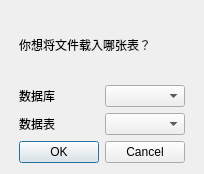
<?xml version="1.0" encoding="UTF-8"?>
<ui version="4.0">
 <class>TableChooseWindow</class>
 <widget class="QDialog" name="TableChooseWindow">
  <property name="geometry">
   <rect>
    <x>0</x>
    <y>0</y>
    <width>204</width>
    <height>174</height>
   </rect>
  </property>
  <property name="windowTitle">
   <string>Dialog</string>
  </property>
  <layout class="QHBoxLayout" name="horizontalLayout">
   <item>
    <spacer name="horizontalSpacer">
     <property name="orientation">
      <enum>Qt::Horizontal</enum>
     </property>
     <property name="sizeHint" stdset="0">
      <size>
       <width>5</width>
       <height>20</height>
      </size>
     </property>
    </spacer>
   </item>
   <item>
    <layout class="QVBoxLayout" name="verticalLayout">
     <item>
      <widget class="QLabel" name="label_3">
       <property name="sizePolicy">
        <sizepolicy hsizetype="Expanding" vsizetype="Preferred">
         <horstretch>0</horstretch>
         <verstretch>0</verstretch>
        </sizepolicy>
       </property>
       <property name="text">
        <string>你想将文件载入哪张表？</string>
       </property>
      </widget>
     </item>
     <item>
      <layout class="QGridLayout" name="gridLayout_2">
       <item row="0" column="0">
        <widget class="QLabel" name="label">
         <property name="sizePolicy">
          <sizepolicy hsizetype="Expanding" vsizetype="Preferred">
           <horstretch>0</horstretch>
           <verstretch>0</verstretch>
          </sizepolicy>
         </property>
         <property name="text">
          <string>数据库</string>
         </property>
        </widget>
       </item>
       <item row="0" column="1">
        <widget class="QComboBox" name="combo_db">
         <property name="sizePolicy">
          <sizepolicy hsizetype="Expanding" vsizetype="Fixed">
           <horstretch>0</horstretch>
           <verstretch>0</verstretch>
          </sizepolicy>
         </property>
        </widget>
       </item>
       <item row="1" column="0">
        <widget class="QLabel" name="label_2">
         <property name="sizePolicy">
          <sizepolicy hsizetype="Expanding" vsizetype="Preferred">
           <horstretch>0</horstretch>
           <verstretch>0</verstretch>
          </sizepolicy>
         </property>
         <property name="text">
          <string>数据表</string>
         </property>
        </widget>
       </item>
       <item row="1" column="1">
        <widget class="QComboBox" name="combo_table">
         <property name="sizePolicy">
          <sizepolicy hsizetype="Expanding" vsizetype="Fixed">
           <horstretch>0</horstretch>
           <verstretch>0</verstretch>
          </sizepolicy>
         </property>
        </widget>
       </item>
      </layout>
     </item>
     <item>
      <widget class="QDialogButtonBox" name="buttonBox">
       <property name="sizePolicy">
        <sizepolicy hsizetype="Expanding" vsizetype="Fixed">
         <horstretch>0</horstretch>
         <verstretch>0</verstretch>
        </sizepolicy>
       </property>
       <property name="orientation">
        <enum>Qt::Horizontal</enum>
       </property>
       <property name="standardButtons">
        <set>QDialogButtonBox::Cancel|QDialogButtonBox::Ok</set>
       </property>
       <property name="centerButtons">
        <bool>true</bool>
       </property>
      </widget>
     </item>
    </layout>
   </item>
   <item>
    <spacer name="horizontalSpacer_2">
     <property name="orientation">
      <enum>Qt::Horizontal</enum>
     </property>
     <property name="sizeHint" stdset="0">
      <size>
       <width>5</width>
       <height>20</height>
      </size>
     </property>
    </spacer>
   </item>
  </layout>
 </widget>
 <resources/>
 <connections>
  <connection>
   <sender>buttonBox</sender>
   <signal>accepted()</signal>
   <receiver>TableChooseWindow</receiver>
   <slot>accept()</slot>
   <hints>
    <hint type="sourcelabel">
     <x>248</x>
     <y>254</y>
    </hint>
    <hint type="destinationlabel">
     <x>157</x>
     <y>274</y>
    </hint>
   </hints>
  </connection>
  <connection>
   <sender>buttonBox</sender>
   <signal>rejected()</signal>
   <receiver>TableChooseWindow</receiver>
   <slot>reject()</slot>
   <hints>
    <hint type="sourcelabel">
     <x>316</x>
     <y>260</y>
    </hint>
    <hint type="destinationlabel">
     <x>286</x>
     <y>274</y>
    </hint>
   </hints>
  </connection>
 </connections>
</ui>
